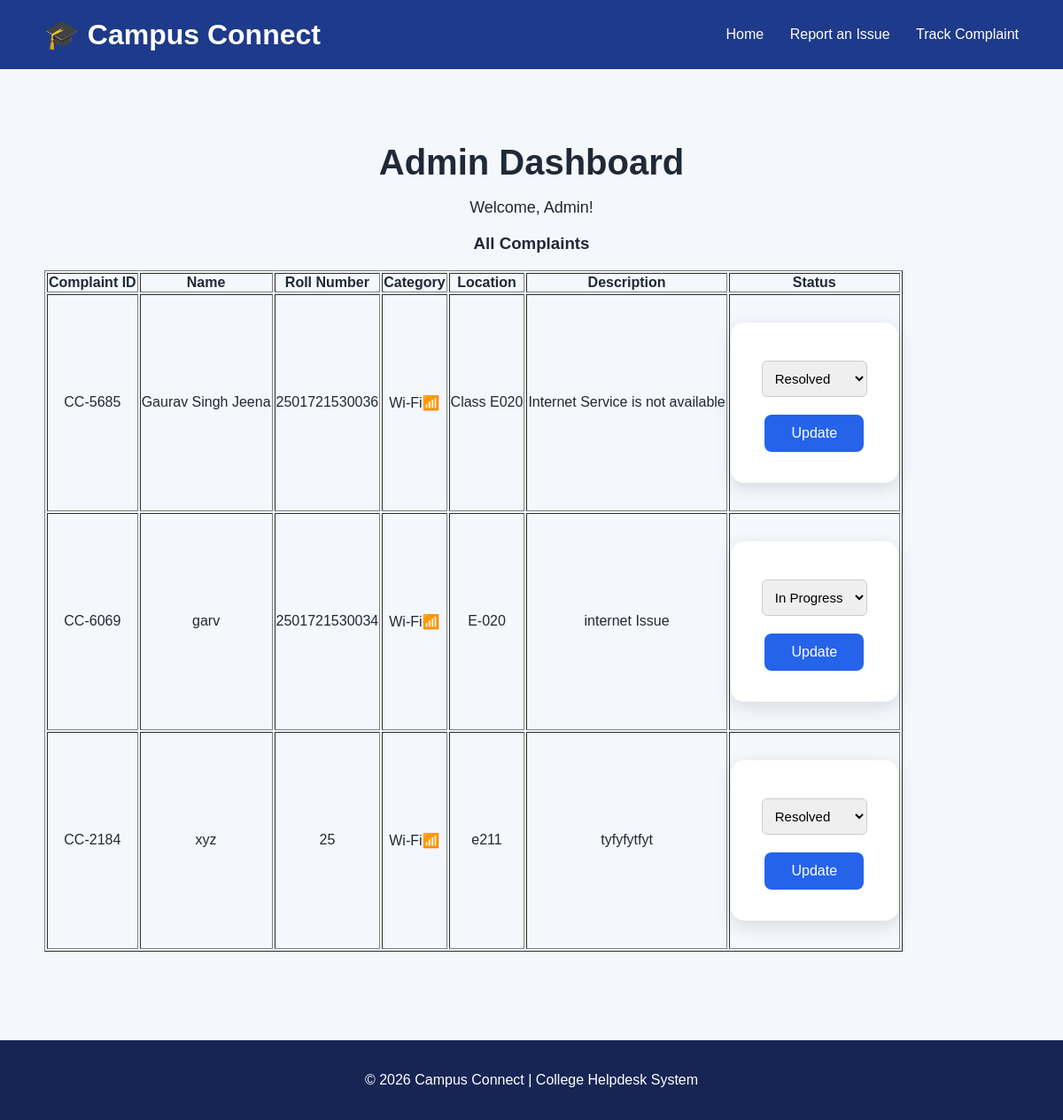
The app's page /admin/dashboard with its own data.
### tables this page shows
CREATE TABLE COMPLAINTS(
            complaint_id TEXT PRIMARY KEY,
            name TEXT,
            roll TEXT,
            catagory TEXT,
            location TEXT,
            description TEXT,
            status TEXT
            );

### app.py (the view)
@app.route("/admin/dashboard")
def admin_dashboard():
    conn = sqlite3.connect("complaints.db")
    cursor = conn.cursor()
    cursor.execute("SELECT * FROM complaints")
    complaints = cursor.fetchall()
    conn.close()
    return render_template("admin_dashboard.html", complaints=complaints)

### templates/admin_dashboard.html (shortened to what this page needs)
<!DOCTYPE html>
<html>
<head>
    <link rel="stylesheet" href="{{ url_for('static', filename='style.css') }}">
</head>
<body>
    <header>
        <h1>🎓 Campus Connect</h1>
        <nav>
            <a href="/">Home</a>
            <a href="/report">Report an Issue</a>
            <a href="/track">Track Complaint</a>
        </nav>
    </header>
    <main>
    <h2>Admin Dashboard</h2>
    <p>Welcome, Admin!</p>
    <h3>All Complaints</h3>
    <table border="1">
        <tr>
            <th>Complaint ID</th>
            <th>Name</th>
            <th>Roll Number</th>
            <th>Category</th>
            <th>Location</th>
            <th>Description</th>
            <th>Status</th>
        </tr>
        {% for complaint in complaints %}
        <tr>
            <td>{{ complaint[0] }}</td>
            <td>{{ complaint[1] }}</td>
            <td>{{ complaint[2] }}</td>
            <td>{{ complaint[3] }}</td>
            <td>{{ complaint[4] }}</td>
            <td>{{ complaint[5] }}</td>
            <td>
                <form action="/admin/update_status" method="POST">
        <select name="status">
            <option value="In Progress"
                {% if complaint[6] == "In Progress" %}selected{% endif %}>
                In Progress
            </option>
            <option value="Resolved"
                {% if complaint[6] == "Resolved" %}selected{% endif %}>
                Resolved
            </option>
        </select>
        <button type="submit">Update</button>
    </form>
            </td>
        </tr>
        {% endfor %}
    </table>
    </main>
    <footer>
        <p>© 2026 Campus Connect | College Helpdesk System</p>
    </footer>
</body>
</html>

### static/style.css (style rules this page uses)
body { margin: 0; font-family: Arial, sans-serif; background-color: #f4f7fb; color: #1f2937; }
header { background-color: #1e3a8a; color: white; padding: 20px 50px; display: flex; justify-content: space-between; align-items: center; }
header h1 { margin: 0; }
nav a { color: white; text-decoration: none; margin-left: 25px; }
main { text-align: center; padding: 50px; }
main > h2 { font-size: 40px; margin-bottom: 10px; }
main > p { font-size: 18px; }
button { background-color: #2563eb; color: white; border: none; padding: 12px 25px; border-radius: 8px; cursor: pointer; font-size: 16px; }
footer { margin-top: 50px; padding: 20px; text-align: center; background-color: #172554; color: white; }
form { background-color: white; max-width: 500px; margin: 30px auto; padding: 30px; border-radius: 12px; box-shadow: 0 4px 12px rgba(0, 0, 0, 0.08); text-align: left; }
form input, form select, form textarea { width: 100%; padding: 10px; margin-top: 8px; box-sizing: border-box; border: 1px solid #ccc; border-radius: 6px; font-size: 15px; }
form button { display: block; margin: 20px auto 0; }
main form { max-width: 400px; margin: 30px auto; padding: 35px; background-color: white; border-radius: 15px; box-shadow: 0 6px 20px rgba(0, 0, 0, 0.12); text-align: left; }
main form button { display: block; margin: 20px auto 0; padding: 12px 30px; border: none; border-radius: 8px; cursor: pointer; }

### records on screen
COMPLAINTS: complaint_id "CC-5685", name "Gaurav Singh Jeena", roll "2501721530036", catagory "Wi-Fi📶", location "Class E020", description "Internet Service is not available", status "Resolved"
COMPLAINTS: complaint_id "CC-6069", name "garv", roll "2501721530034", catagory "Wi-Fi📶", location "E-020", description "internet Issue", status "In Progress"
COMPLAINTS: complaint_id "CC-2184", name "xyz", roll "25", catagory "Wi-Fi📶", location "e211", description "tyfyfytfyt", status "Resolved"
